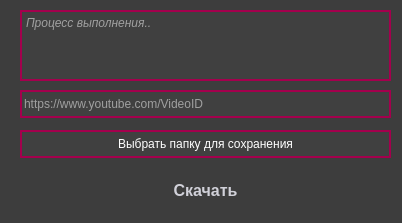
<?xml version="1.0" encoding="UTF-8"?>
<ui version="4.0">
 <class>MainWindow</class>
 <widget class="QMainWindow" name="MainWindow">
  <property name="geometry">
   <rect>
    <x>0</x>
    <y>0</y>
    <width>402</width>
    <height>223</height>
   </rect>
  </property>
  <property name="windowTitle">
   <string>Youtube Downloader</string>
  </property>
  <property name="styleSheet">
   <string notr="true">QMainWindow{
background-color: #3D3D3D;
}</string>
  </property>
  <widget class="QWidget" name="centralwidget">
   <widget class="QPushButton" name="pushButton">
    <property name="geometry">
     <rect>
      <x>20</x>
      <y>130</y>
      <width>371</width>
      <height>28</height>
     </rect>
    </property>
    <property name="styleSheet">
     <string notr="true">QPushButton{
border: 2px solid #A4004D;
background-color: #404040;
color: white;
}

QPushButton:hover{
border: 2px solid #A4004D;
background-color: #444444;
color: white;
}

QPushButton:pressed{
border: 2px solid white;
background-color: #444444;
color: white;
}</string>
    </property>
    <property name="text">
     <string>Выбрать папку для сохранения</string>
    </property>
   </widget>
   <widget class="QPushButton" name="pushButton_2">
    <property name="geometry">
     <rect>
      <x>20</x>
      <y>170</y>
      <width>371</width>
      <height>41</height>
     </rect>
    </property>
    <property name="font">
     <font>
      <pointsize>12</pointsize>
      <weight>87</weight>
      <bold>true</bold>
      <underline>false</underline>
      <strikeout>false</strikeout>
     </font>
    </property>
    <property name="styleSheet">
     <string notr="true">QPushButton{
   position: relative;
  display: inline-block;
  font-size: 90%;
  font-weight: 700;
  color: rgb(209,209,217);
  text-decoration: none;
  text-shadow: 0 -1px 2px rgba(0,0,0,.2);
  padding: .5em 1em;
  outline: none;
  border-radius: 3px;
  background: linear-gradient(rgb(110,112,120), rgb(81,81,86)) rgb(110,112,120);
  box-shadow:
   0 1px rgba(255,255,255,.2) inset,
   0 3px 5px rgba(0,1,6,.5),
   0 0 1px 1px rgba(0,1,6,.2);
  transition: .2s ease-in-out;
} 

QPushButton:hover{
 background: linear-gradient(rgb(126,126,134), rgb(70,71,76)) rgb(126,126,134);
 }

QPushButton:pressed{
 top: 1px;
  background: linear-gradient(rgb(76,77,82), rgb(56,57,62)) rgb(76,77,82);
  box-shadow:
   0 0 1px rgba(0,0,0,.5) inset,
   0 2px 3px rgba(0,0,0,.5) inset,
   0 1px 1px rgba(255,255,255,.1);
}</string>
    </property>
    <property name="text">
     <string>Скачать</string>
    </property>
   </widget>
   <widget class="QLineEdit" name="lineEdit">
    <property name="geometry">
     <rect>
      <x>20</x>
      <y>90</y>
      <width>371</width>
      <height>28</height>
     </rect>
    </property>
    <property name="styleSheet">
     <string notr="true">QLineEdit{
border: 2px solid #A4004D;
background-color: #404040;
color: white;
}</string>
    </property>
    <property name="placeholderText">
     <string>https://www.youtube.com/VideoID</string>
    </property>
   </widget>
   <widget class="QPlainTextEdit" name="plainTextEdit">
    <property name="geometry">
     <rect>
      <x>20</x>
      <y>10</y>
      <width>371</width>
      <height>71</height>
     </rect>
    </property>
    <property name="font">
     <font>
      <weight>50</weight>
      <italic>true</italic>
      <bold>false</bold>
     </font>
    </property>
    <property name="focusPolicy">
     <enum>Qt::NoFocus</enum>
    </property>
    <property name="styleSheet">
     <string notr="true">QPlainTextEdit{
border: 2px solid #A4004D;
background-color: #404040;
color: white;
}</string>
    </property>
    <property name="placeholderText">
     <string>Процесс выполнения..</string>
    </property>
   </widget>
  </widget>
 </widget>
 <resources/>
 <connections/>
</ui>
